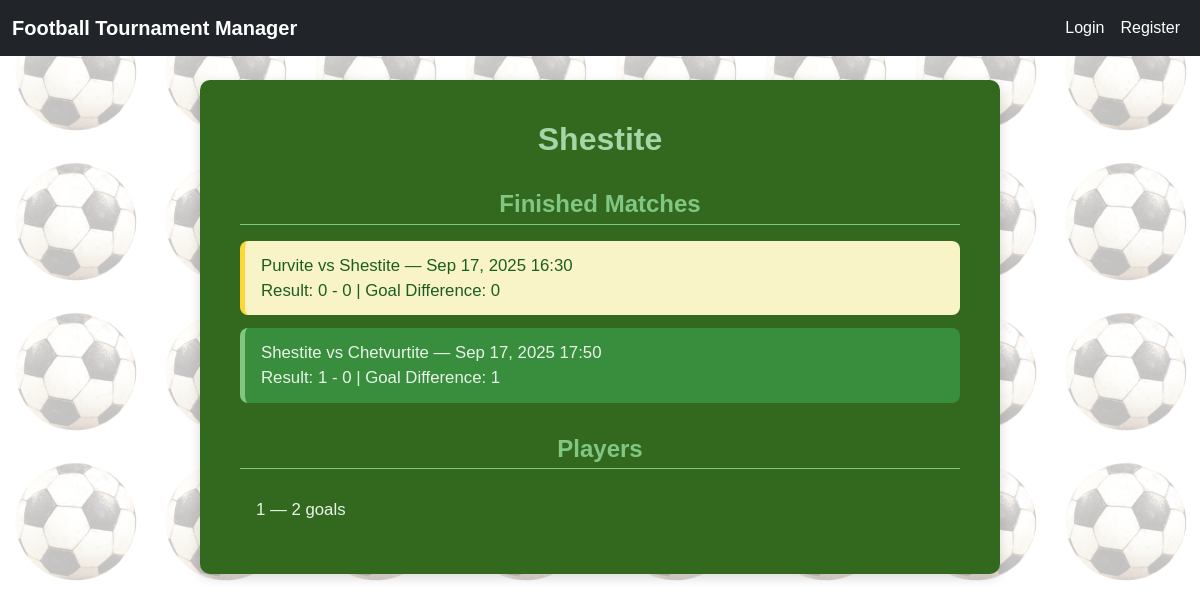
/tournament/14/teams/105/, run on the app's committed database.
### tournamentapp/models.py (models this page shows, shortened)
class Team(models.Model):
    name = models.CharField(
        max_length=100,
        verbose_name="Team Name",
        )
    tournament = models.ForeignKey(
        Tournament,
        on_delete=models.CASCADE,
        related_name='teams'
    )
    logo = models.ImageField(
        upload_to='team_logos/',
        blank=True,
        null=True,
        verbose_name="Team Logo",
        )
    tournament_points = models.PositiveIntegerField(
        default=0,
        verbose_name="Tournament Points",
        )
    match_points = models.PositiveIntegerField(
        default=0,
        verbose_name="Match Points",
        )
    class Meta:
        unique_together = ('name', 'tournament')

class Match(models.Model):
    tournament = models.ForeignKey(
        Tournament,
        on_delete=models.CASCADE,
        related_name='matches'
    )
    home_team = models.ForeignKey(Team, on_delete=models.CASCADE, related_name='home_matches')
    away_team = models.ForeignKey(Team, on_delete=models.CASCADE, related_name='away_matches')
    home_score = models.PositiveIntegerField(default=0)
    away_score = models.PositiveIntegerField(default=0)
    is_finished = models.BooleanField(default=False)
    start_time = models.DateTimeField()
    field = models.ForeignKey(
        Field,
        on_delete=models.PROTECT,
        null=False,
        blank=False,
        )
    class Meta:
        unique_together = ('home_team', 'away_team', 'start_time')
        ordering = ['start_time']
        verbose_name = "Match"
        verbose_name_plural = "Matches"

class Player(models.Model):
    name = models.CharField(
        max_length=100,
        help_text="Enter the player's name or jersey number.",
        verbose_name="Player Name",
        blank=False,
        null=False,
        )
    team = models.ForeignKey(
        Team,
        on_delete=models.CASCADE,
        related_name='players',
        verbose_name="Team",
        help_text="Select the team this player belongs to.",
        blank=False,
        null=False,
        )
    goals = models.PositiveIntegerField(
        default=0,
        verbose_name="Goals Scored",
        help_text="Total goals scored by the player."
        )
    own_goals = models.PositiveIntegerField(
        default=0,
        verbose_name="Own Goals",
        help_text="Total own goals scored by the player.")
    yellow_cards = models.PositiveIntegerField(
        default=0,
        verbose_name="Yellow Cards",
        help_text="Total yellow cards received by the player."
        )
    red_cards = models.PositiveIntegerField(
        default=0
        )
    is_allowed_to_play = models.BooleanField(
        default=True,
        verbose_name="Allowed to Play",
        help_text="Indicates if the player is allowed to play in the next match.")
    class Meta:
        unique_together = ('name', 'team')
        verbose_name = "Player"
        verbose_name_plural = "Players"

### tournamentapp/views.py (the view)
# urls.py: path('tournament/<int:tournament_id>/teams/<int:pk>/', TeamDetailView.as_view(), name='team-detail'),
class TeamDetailView(DetailView):
    model = Team
    template_name = 'teams/team_detail.html'
    context_object_name = 'team'
    def get_object(self, queryset=None):
        tournament_id = self.kwargs.get('tournament_id')
        team_pk = self.kwargs.get('pk')
        tournament = get_object_or_404(Tournament, pk=tournament_id)
        team = get_object_or_404(Team, pk=team_pk, tournament=tournament)
        return team
    def get_context_data(self, **kwargs):
        context = super().get_context_data(**kwargs)
        team = self.object
        all_matches = Match.objects.filter(
            Q(home_team=team) | Q(away_team=team)
        ).order_by('start_time')
        finished_matches = []
        for match in all_matches.filter(is_finished=True):
            is_home = match.home_team == team
            team_score = match.home_score if is_home else match.away_score
            opponent_score = match.away_score if is_home else match.home_score
            if team_score > opponent_score:
                match.result = 'win'
            elif team_score < opponent_score:
                match.result = 'loss'
            else:
                match.result = 'draw'
            match.goal_difference = abs(team_score - opponent_score)
            finished_matches.append(match)
        context['finished_matches'] = finished_matches
        context['upcoming_matches'] = all_matches.filter(is_finished=False)
        context['players'] = team.players.all()
        context['tournament'] = team.tournament
        return context

### tournamentapp/context_processors.py (called while the page is built)
def current_tournament(request):
    tournament = Tournament.objects.first()
    return {'tournament': tournament}

### tournamentapp/templates/teams/team_detail.html
{% extends 'base.html' %}
{% block content %}
<div class="container team-detail-container">
    <h1 class="page-title">{{ team.name }}</h1>
    <h2 class="matches-title">Finished Matches</h2>
    {% if finished_matches %}
        <ul class="match-list">
            {% for match in finished_matches %}
                <li class="match-item match-{{ match.result }}">
                    <a href="{% url 'match-detail' tournament.id match.id %}" class="match-link">
                        {{ match.home_team.name }} vs {{ match.away_team.name }} —
                        {{ match.start_time|date:"M d, Y H:i" }} <br>
                        Result: {{ match.home_score }} - {{ match.away_score }} |
                        Goal Difference: {{ match.goal_difference }}
                    </a>
                </li>
            {% endfor %}
        </ul>
    {% else %}
        <p>No finished matches for this team.</p>
    {% endif %}
    <h2 class="players">Players</h2>
    {% if players %}
    <ul class="player-list">
        {% for player in players %}
            <li class="player-stats">
                {{ player.name }} — {{ player.goals }} goal{{ player.goals|pluralize }}
            </li>
        {% endfor %}
    </ul>
    {% else %}
        <p></p>
    {% endif %}
{% endblock %}

### tournamentapp/static/css/base.css (style rules this page uses)
body::before { content: ""; position: fixed; top: 0; left: 0; width: 100%; height: 100%; background: url("/static/imgs/footnail.png"); background-size: 150px; mix-blend-mode: multiply; opacity: 0.25; z-index: -1; }

### tournamentapp/static/css/public_home.css (style rules this page uses)
.page-title { text-align: center; margin-bottom: 1rem; font-size: 2rem; color: #1b5e20; }

### tournamentapp/static/css/tournament_form.css (style rules this page uses)
h2 { text-align: center; font-size: 1.8rem; margin-top: 40px; margin-bottom: 20px; color: #388e3c; font-weight: bold; }

### tournamentapp/static/css/team_detail.css (style rules this page uses)
.team-detail-container { max-width: 800px; margin: 3rem auto; padding: 2.5rem; background-color: #33691e; border-radius: 10px; box-shadow: 0 4px 12px rgba(0,0,0,0.15); color: #e8f5e9; font-family: Arial, sans-serif; }
.team-detail-container .page-title { text-align: center; font-size: 2rem; font-weight: bold; color: #a5d6a7; margin-bottom: 2rem; }
.team-detail-container h2 { font-size: 1.5rem; font-weight: bold; color: #81c784; margin-top: 2rem; margin-bottom: 1rem; border-bottom: 1px solid #81c784; padding-bottom: 0.3rem; }
.team-detail-container .match-list, .team-detail-container .player-list { list-style-type: none; padding-left: 0; margin: 0; display: flex; flex-direction: column; gap: 0.8rem; }
.team-detail-container .match-item, .team-detail-container .player-stats { padding: 0.75rem 1rem; border-radius: 8px; font-size: 1.05rem; color: #e8f5e9; transition: transform 0.2s, box-shadow 0.2s; }
.team-detail-container .match-win { background-color: #388e3c; border-left: 5px solid #81c784; }
.team-detail-container .match-draw { background-color: #f9f4c8; border-left: 5px solid #fdd835; color: #1b5e20; }
.team-detail-container .match-link { text-decoration: none; color: inherit; display: block; transition: color 0.2s, transform 0.2s; }

### data on the page
Team: name "Shestite"
Match: home_team.name "Purvite", away_team.name "Shestite", start_time "Sep 17, 2025 16:30", home_score "0", away_score "0", goal_difference "0"
Match: home_team.name "Shestite", away_team.name "Chetvurtite", start_time "Sep 17, 2025 17:50", home_score "1", away_score "0", goal_difference "1"
Player: name "1", goals "2"
